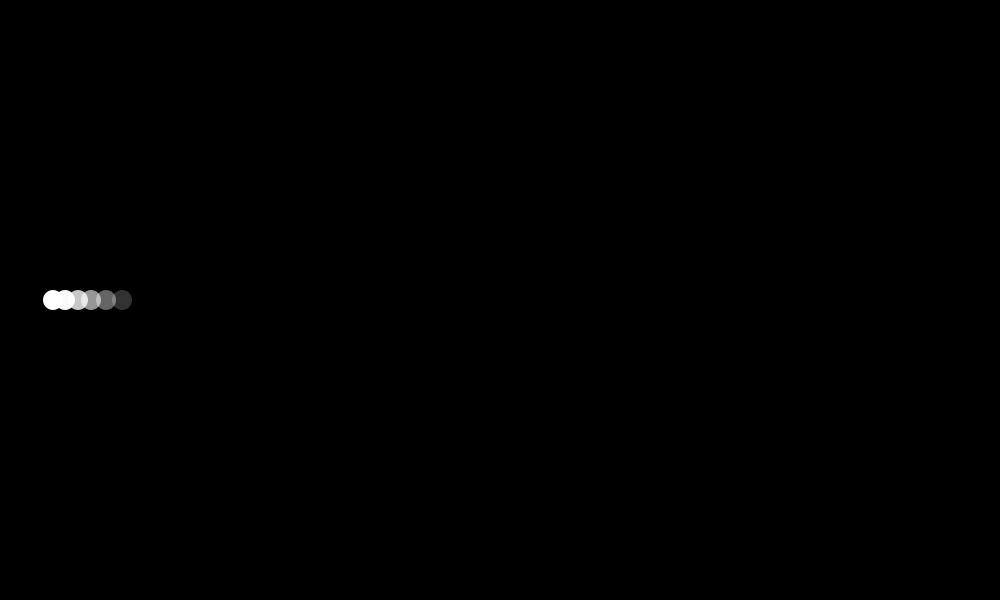
Frame 1 (no input)
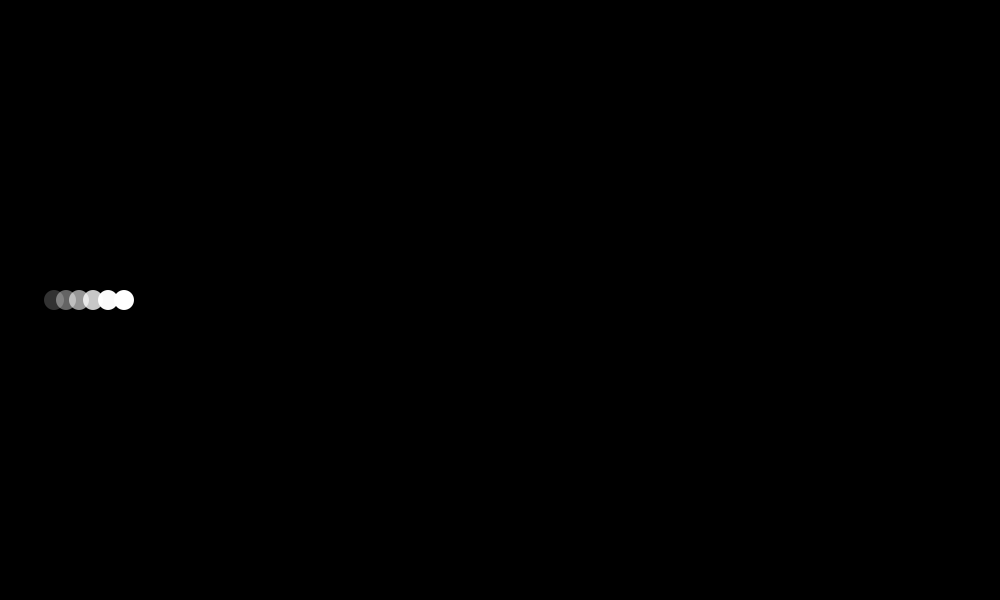
Frame 60 (the mouse pressed at the canvas centre just before this capture)
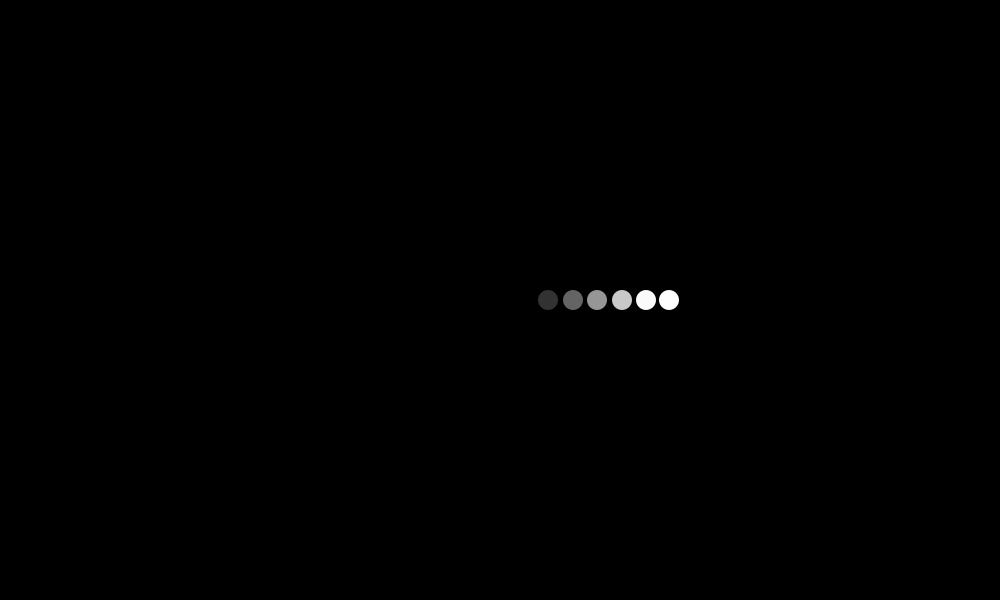
Frame 120 (the mouse held since frame 60 and released just before this capture)

The Processing sketch that drew these frames (run headless with seeded random() and noise(); from frame 60 on, the mouse is pressed at the canvas centre):

// Processing sketch: exo16_modifie
// ── exo16_modifie.pde
int[] balle = {0, 1, 2, 3, 4, 5};
float t = 4;
final int opaciteInitiale = 50;
int opacite = 50;
void setup() {
  size(1000, 600);
}

void draw() {
  background(0);
  
  float variation = 0;
  for (int numero : balle) { //Pour chaque caractère lettre du tableau de caractère 'texte'
    int x = (int) (sin(t+variation)*500)+500;
    dessiner(x);
    variation += 0.05;
    opacite += 50;
  }
  t += 0.02;
  opacite = opaciteInitiale;
  

}

void dessiner(int posX) {
  noStroke();
  fill(255, 255, 255, opacite);
  ellipse(posX, 300, 20, 20);
}
